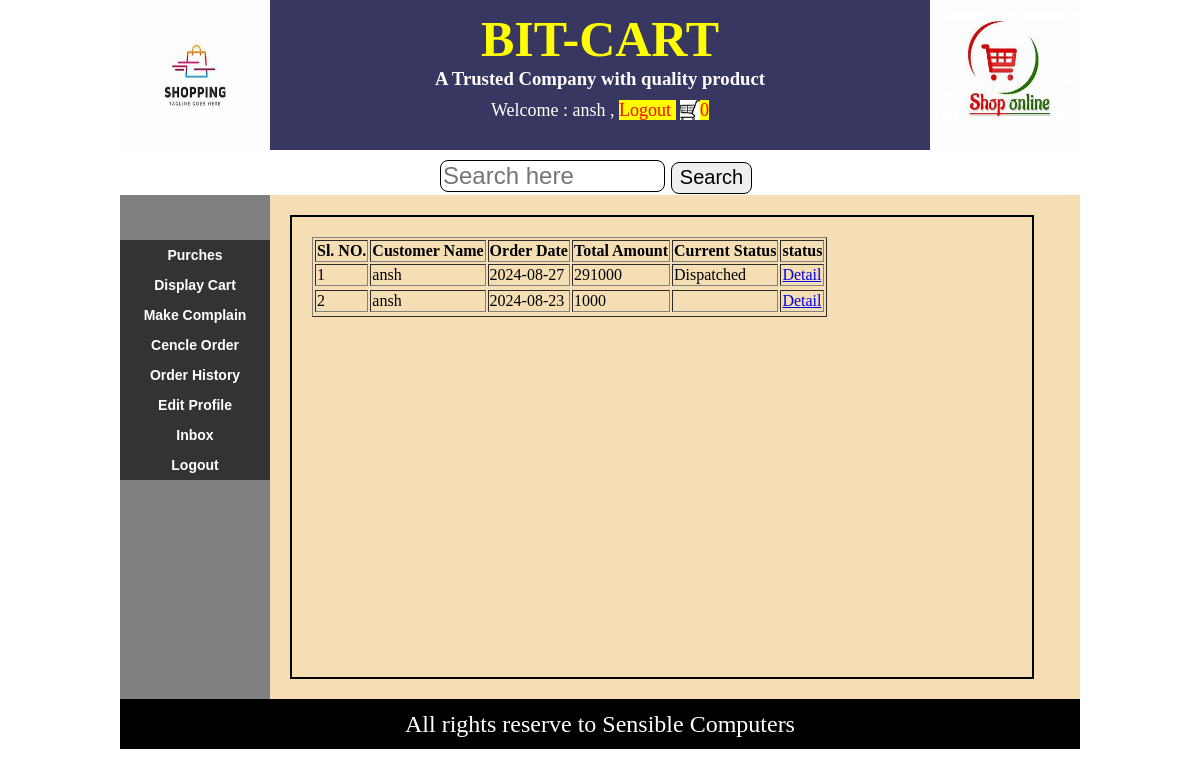
Page /displayOrderMasterForUserHitory.php (signed in) on the committed database.
### tables this page shows
CREATE TABLE `order_master` (
  `order_id` int(11) NOT NULL,
  `user_name` varchar(40) NOT NULL,
  `order_date` date NOT NULL,
  `total_amnt` float NOT NULL,
  `order_status` varchar(30) NOT NULL,
  `last_update_date` date NOT NULL
);

### displayOrderMasterForUserHitory.php (the view)
<?php @session_start();
  if(isset($_SESSION["uname"]) && $_SESSION["utype"]='user')
{
  include("header.php");
?>
<div id="content">
<div id="leftSide">
<?php
  include("userMenu.php");
?>
</div>
<div id="rightSide">
<?php
include("dbconnect.php");
$usr=$_SESSION["uname"];
$Order=mysqli_query($con,"select * from order_master where user_name='$usr' order by order_id desc") or die("error");
echo("<div id='mylist'>");
echo("<table border='1'>");
echo("<tr>");
echo("<th>Sl. NO.</th>");
echo("<th>Customer Name</th>");
echo("<th>Order Date</th>");
echo("<th>Total Amount</th>");
echo("<th>Current Status</th>");
echo("<th>status</th>");
echo("</tr>");
$cnt=0;
while($row=mysqli_fetch_array($Order))
{
  $cnt++;
  $id=$row["order_id"];
  echo("<tr>");
  echo("<td>");
  echo($cnt);
  echo("</td>");
  echo("<td>");
  echo($row["user_name"]);
  echo("</td>");
  echo("<td>");
  echo($row["order_date"]);
  echo("</td>");
  echo("<td>");
  echo($row["total_amnt"]);
  echo("</td>");
  echo("<td>");
  echo($row["order_status"]);
  echo("</td>");
  echo("<td>");
  echo("<a href='displayOredrDetailForHistoryUser.php?id=$id'>Detail</a>");
  echo("</td>");
  echo("<tr>");
}
echo("</table>");
echo("</div>");;
?>
</div>
</div>
<?php
  include("footer.php");
}
else
{
  header("location:loginForm.php");
}
?>

### css/style.css (style rules this page uses)
body { margin: 0px; padding: 0px; }
#content { min-height: 450px; background-color: rgb(207, 201, 188); margin-top: 5px; }
#leftSide { min-height: 450px; background-color: gray; width: 150px; display: table-cell; }
#rightSide { min-height: 450px; background-color: wheat; width: 810px; display: table-cell; }
#mylist { margin: 20px; padding: 20px; border: 2px solid black; width: 700px; height: 420px; overflow: scroll; }

### rows in the picture
order_master: user_name "ansh", order_date "2024-08-27", total_amnt "291000", order_status "Dispatched"
order_master: user_name "ansh", order_date "2024-08-23", total_amnt "1000"

### other values in the picture
$_SESSION["uname"] "ansh"
$cnt "0"
